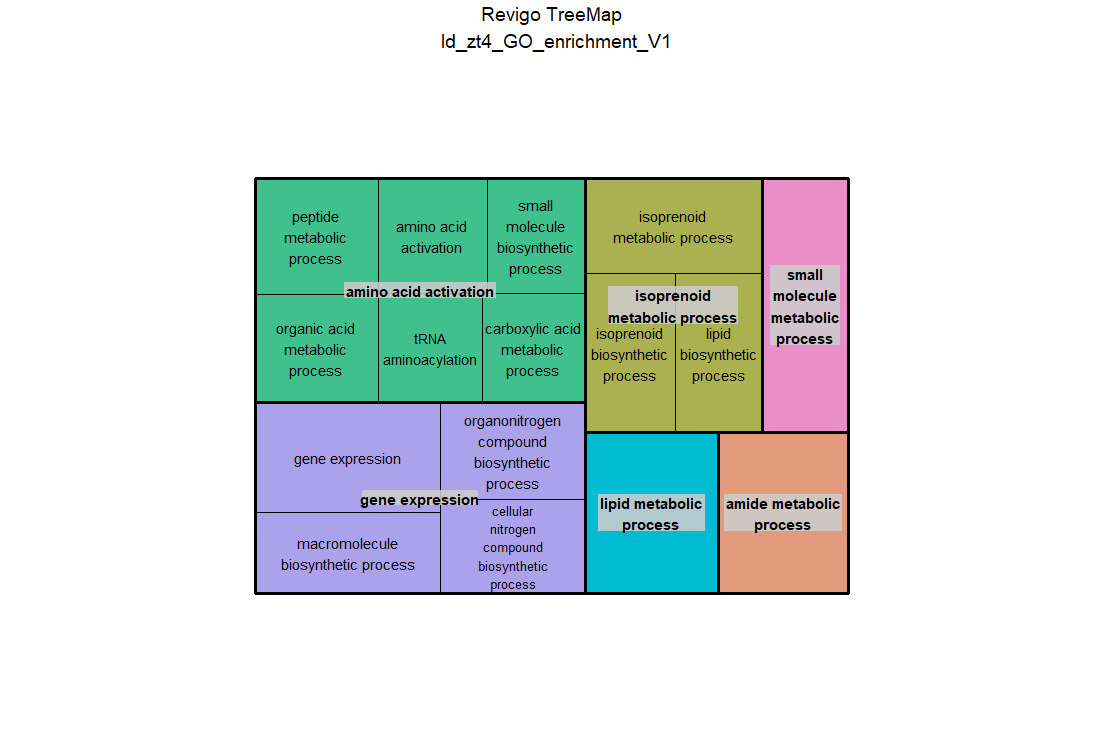

Here is the R script that generated this plot:
# A treemap R script produced by the Revigo server at http://revigo.irb.hr/
# If you found Revigo useful in your work, please cite the following reference:
# Supek F et al. "REVIGO summarizes and visualizes long lists of Gene Ontology
# terms" PLoS ONE 2011. doi:10.1371/journal.pone.0021800

# author: Anton Kratz <anton.kratz@gmail.com>, RIKEN Omics Science Center, Functional Genomics Technology Team, Japan
# created: Fri, Nov 02, 2012  7:25:52 PM
# last change: Fri, Nov 09, 2012  3:20:01 PM

# -----------------------------------------------------------------------------
# If you don't have the treemap package installed, uncomment the following line:
# install.packages( "treemap" );
library(treemap) 								# treemap package by Martijn Tennekes

# Set the working directory if necessary
# setwd("C:/Users/username/workingdir");

# --------------------------------------------------------------------------
# Here is your data from Revigo. Scroll down for plot configuration options.

revigo.names <- c("term_ID","description","frequency","uniqueness","dispensability","representative");
revigo.data <- rbind(c("GO:0006629","lipid metabolic process",4.558650411488468,0.8593096066828836,0,"lipid metabolic process"),
c("GO:0006720","isoprenoid metabolic process",0.5931910685927647,0.6788620968879844,0.06877689,"isoprenoid metabolic process"),
c("GO:0008299","isoprenoid biosynthetic process",0.5122118729218023,0.5794006695437847,0.63645805,"isoprenoid metabolic process"),
c("GO:0008610","lipid biosynthetic process",2.7358634658696603,0.5502695092496929,0.67552632,"isoprenoid metabolic process"),
c("GO:0010467","gene expression",9.706370753664654,0.8149223988788472,0.0801484,"gene expression"),
c("GO:0009059","macromolecule biosynthetic process",15.258385035486357,0.6035606327860441,0.28055017,"gene expression"),
c("GO:0044271","cellular nitrogen compound biosynthetic process",18.93399433857433,0.547970024800052,0.51204972,"gene expression"),
c("GO:1901566","organonitrogen compound biosynthetic process",14.63667861962968,0.559380613540079,0.50121883,"gene expression"),
c("GO:0043038","amino acid activation",0.9991846865833046,0.5084367820720026,0.07394572,"amino acid activation"),
c("GO:0006082","organic acid metabolic process",8.895121929802153,0.5326624858104022,0.45573237,"amino acid activation"),
c("GO:0006518","peptide metabolic process",5.3920715559926595,0.5748708057650409,0.2240164,"amino acid activation"),
c("GO:0019752","carboxylic acid metabolic process",8.61761202044457,0.4520217876696829,0.65731846,"amino acid activation"),
c("GO:0043039","tRNA aminoacylation",0.9985360813440113,0.45471420582710625,0.59655099,"amino acid activation"),
c("GO:0044283","small molecule biosynthetic process",6.034460163531009,0.4550697882856759,0.61251244,"amino acid activation"),
c("GO:0043603","amide metabolic process",6.518961624921768,0.8388950773929386,0.09995706,"amide metabolic process"),
c("GO:0044281","small molecule metabolic process",15.15473791824727,0.8846172456044659,0.05923346,"small molecule metabolic process"));

stuff <- data.frame(revigo.data);
names(stuff) <- revigo.names;

stuff$frequency <- as.numeric( as.character(stuff$frequency) );
stuff$uniqueness <- as.numeric( as.character(stuff$uniqueness) );
stuff$dispensability <- as.numeric( as.character(stuff$dispensability) );


# check the tmPlot command documentation for all possible parameters - there are a lot more
treemap(
  stuff,
  index = c("representative","description"),
  vSize = "uniqueness",
  type = "categorical",
  vColor = "representative",
  title = "Revigo TreeMap
  ld_zt4_GO_enrichment_V1",
  inflate.labels = FALSE,      # set this to TRUE for space-filling group labels - good for posters
  lowerbound.cex.labels = 0,   # try to draw as many labels as possible (still, some small squares may not get a label)
  position.legend = "none"
)

dev.off()
